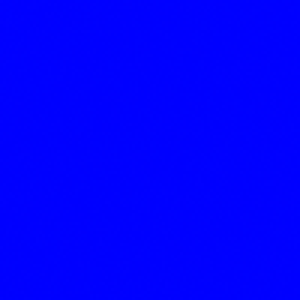
#> input picture examples/stegno1.png, 100 x 100 px (shown 3 times larger); its folder holds only this picture in this run
$ python -i cover_selector.py   (imports and definitions only)
#> lines starting #> are read from the running program, lines starting #| are printed output that depends on the picture
from __future__ import annotations

import logging
import math
import os
from dataclasses import dataclass
from typing import Iterable, List, Optional, Tuple

from PIL import Image, UnidentifiedImageError

_IMAGE_EXTENSIONS = frozenset(
    {".png", ".bmp", ".tif", ".tiff", ".gif", ".webp", ".ppm", ".jpg", ".jpeg"}
)

@dataclass
class CoverCandidate:
    path: str
    width: int
    height: int
    mode: str
    capacity_bits: int
    entropy: float
    score: float
    enough_capacity: bool

# [9 lines left out: function iter_image_paths, not called in this run]

def _shannon_entropy(histogram: Iterable[int]) -> float:
    total = float(sum(histogram))
    if total <= 0:
        return 0.0
    entropy = 0.0
    for count in histogram:
        if count <= 0:
            continue
        p = count / total
        entropy -= p * math.log2(p)
    return entropy

def _image_entropy(image: Image.Image, sample_side: int = 256) -> float:
    w, h = image.size
    if max(w, h) > sample_side:
        scale = sample_side / max(w, h)
        image = image.resize(
            (max(1, int(w * scale)), max(1, int(h * scale))),
            Image.Resampling.BILINEAR,
        )
    gray = image.convert("L")
    return _shannon_entropy(gray.histogram())

def _capacity_bits_for(width: int, height: int, mode: str) -> int:
    if mode in ("RGB", "RGBA", "P"):
        channels = 3
    elif mode == "L":
        channels = 1
    else:
        return 0


    reserved_bits = (16 + 56) * 8
    return max(0, width * height * channels - reserved_bits)

def evaluate_cover(path: str) -> Optional[CoverCandidate]:
#> called with path = '../../examples/stegno1.png'
    try:
        with Image.open(path) as img:
#> img is the input picture: PIL image 100x100 RGB; mean R, G, B 0.3, 0.3, 254.7
            img.load()
            width, height = img.size
#> width = 100; height = 100
            mode = img.mode
#> mode = 'RGB'
            if mode not in ("RGB", "RGBA", "L", "P"):
                logging.debug("Skipping %s: unsupported mode %s", path, mode)
                return None
            capacity = _capacity_bits_for(width, height, mode)
#> capacity = 29424
            if capacity <= 0:
                return None
            entropy = _image_entropy(img.convert("RGB") if mode == "P" else img)
#> in _image_entropy, `gray = image.convert("L")`:
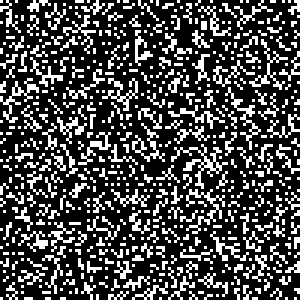
#> gray: PIL image 100x100 L (shown 3 times larger); values 29 (black) and 30 (white), 28.2% white in thin lines or dots
#> in _shannon_entropy, `total = float(sum(histogram))`: total = 10000
#> the loop in _shannon_entropy, `for count in histogram:` made 256 passes
#> count on passes 2 to 4: 0, 0, 0
#> after the loop in _shannon_entropy, `for count in histogram:`: entropy = 0.859
#> entropy = 0.859
    except (UnidentifiedImageError, OSError) as e:
        logging.debug("Skipping %s: %s", path, e)
        return None

    return CoverCandidate(
        path=path,
        width=width,
        height=height,
        mode=mode,
        capacity_bits=capacity,
        entropy=entropy,
        score=0.0,
        enough_capacity=False,
    )

# [42 lines left out: functions score_candidates, pick_best_cover, not called in this run]

>>> result = evaluate_cover('../../examples/stegno1.png')
